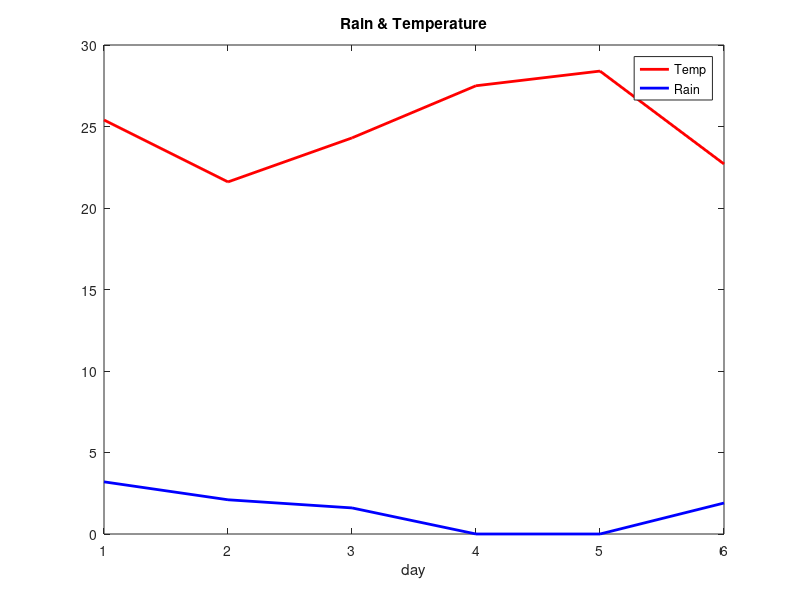
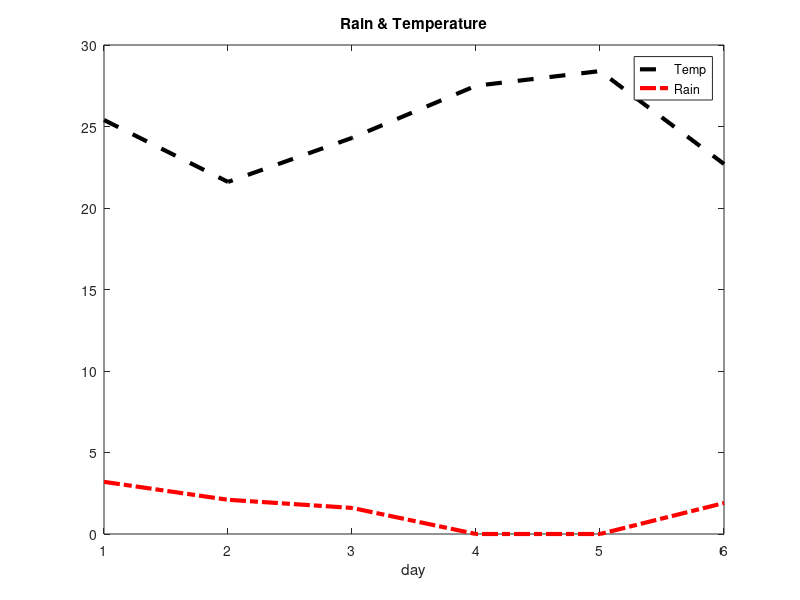

These charts were generated, in order, by the following MATLAB code:
%% Excercise 1
G=[10 40 20; 6 20 1; 3 2 0];

% 1
GT=G';
%2
disp(G(1,3));
%3
disp(G(2,:));
%4
disp(G(:,3));
%5
G(2,:)=[1 3 5];

%% Excercise 2
H=[0 4 2; 6 20 1; 3 2 0];
J=[1 6 3; 4 2 2; 2 1 0];

%1
H+J;
%2
H*J;
%3
H.*J;

%% Excercise 3
K= rand(1, 10)'*5;

%% Excercise 4
K(find(K< 2.5)) = [];

%% Excercise 5
A= [7 14 4 3 12 5 0 1];
any(A==0);
B=max(A);
A10=any(B==10);;

%% Excercise 6
Sample=[1:1:6; 25.4 21.6 24.3 27.5 28.4 22.7; 3.2 2.1 1.6 0 0 1.9]'
Day=Sample(:,1)
Temp=Sample(:,2)
Rain=Sample(:,3)

figure(1)
plot(Day, Temp, 'r', 'LineWidth', 2)
hold on
plot(Day, Rain, 'b', 'LineWidth', 2 )
xlabel('day')
legend('Temp', 'Rain')
title('Rain & Temperature')

%% Exercise 7
D=Day
T=Temp
R=Rain
S=[D';T';R']'

figure(2)
plot(S(:,1), S(:,2), 'k--', 'LineWidth', 3)
hold on     
plot(S(:,1), S(:,3), 'r-.', 'LineWidth', 3)
xlabel('day')
legend('Temp', 'Rain')
title('Rain & Temperature')